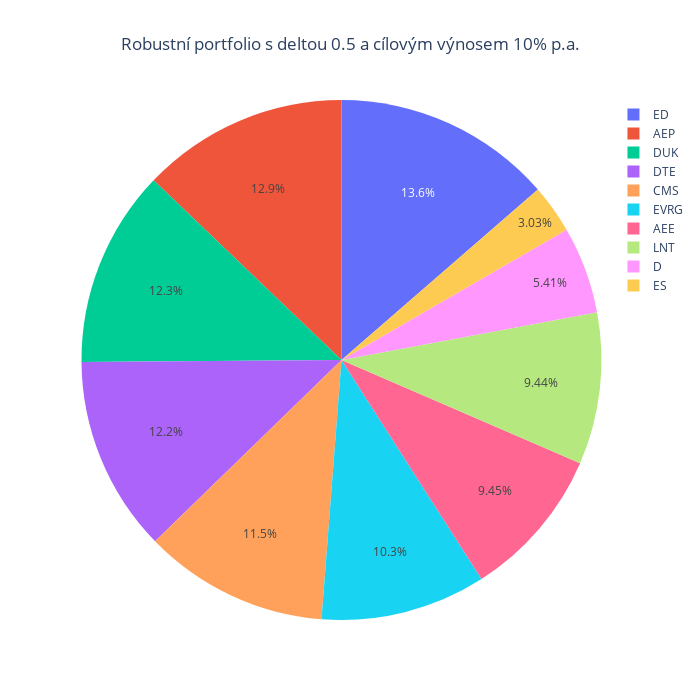

Source (notebook cell):
### Code cell
weightsCustomDeltaTarget = RobustLedoitWolfCustomDeltaTargetReturn(prices = prices, target_return = 0.1, custom_delta = 0.5)
weightsPlot(weightsCustomDeltaTarget, title = "Robustní portfolio s deltou 0.5 a cílovým výnosem 10% p.a.")

### Figure 1 — Plotly figure (JSON) as saved in the notebook; plotly's stock layout.template omitted (floating-point values rounded to 4 significant figures)
{"data": [{"labels": ["AEE", "AEP", "CMS", "D", "DTE", "DUK", "ED", "ES", "EVRG", "LNT"], "type": "pie", "values": [0.09446, 0.1286, 0.115, 0.05409, 0.1215, 0.1227, 0.1362, 0.03031, 0.1028, 0.09439]}], "layout": {"height": 700, "title": {"text": "Robustní portfolio s deltou 0.5 a cílovým výnosem 10% p.a.", "x": 0.5}, "width": 700}}
